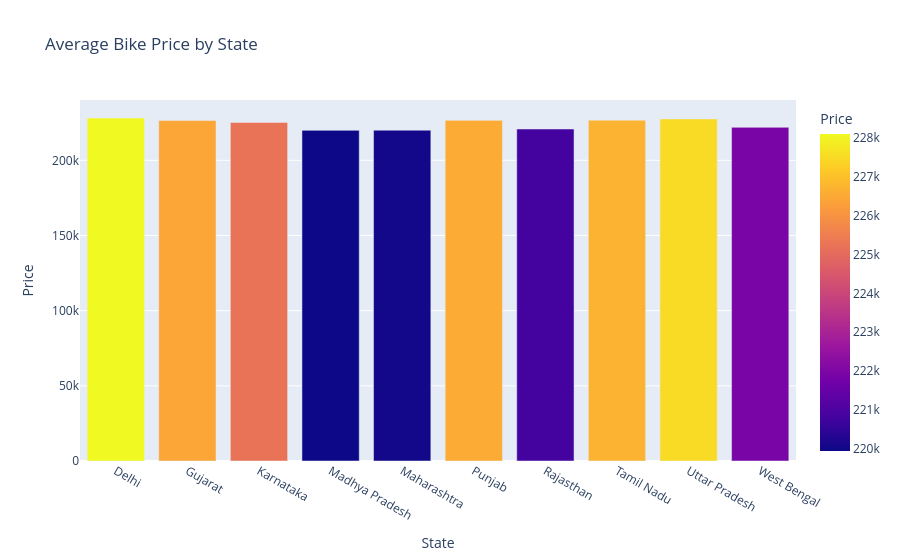

Notebook cell for this chart:
### Code cell
state_price = df.groupby('State', as_index=False)['Price'].mean()

fig = px.bar(
    state_price,
    x='State',
    y='Price',
    color='Price',
    title='Average Bike Price by State'
)

fig.show()

### Figure 1 — Plotly figure (JSON) as saved in the notebook; plotly's stock layout.template omitted (floating-point values rounded to 4 significant figures)
{"data": [{"hovertemplate": "State=%{x}<br>Price=%{marker.color}<extra></extra>", "legendgroup": "", "marker": {"color": [228100.0, 226400.0, 225200.0, 219900.0, 220000.0, 226600.0, 220800.0, 226700.0, 227500.0, 221900.0], "coloraxis": "coloraxis", "pattern": {"shape": ""}}, "name": "", "orientation": "v", "showlegend": false, "textposition": "auto", "type": "bar", "x": ["Delhi", "Gujarat", "Karnataka", "Madhya Pradesh", "Maharashtra", "Punjab", "Rajasthan", "Tamil Nadu", "Uttar Pradesh", "West Bengal"], "xaxis": "x", "y": [228100.0, 226400.0, 225200.0, 219900.0, 220000.0, 226600.0, 220800.0, 226700.0, 227500.0, 221900.0], "yaxis": "y"}], "layout": {"barmode": "relative", "coloraxis": {"colorbar": {"title": {"text": "Price"}}, "colorscale": [[0, "#0d0887"], [0.1111, "#46039f"], [0.2222, "#7201a8"], [0.3333, "#9c179e"], [0.4444, "#bd3786"], [0.5556, "#d8576b"], [0.6667, "#ed7953"], [0.7778, "#fb9f3a"], [0.8889, "#fdca26"], [1, "#f0f921"]]}, "legend": {"tracegroupgap": 0}, "title": {"text": "Average Bike Price by State"}, "xaxis": {"anchor": "y", "domain": [0, 1], "title": {"text": "State"}}, "yaxis": {"anchor": "x", "domain": [0, 1], "title": {"text": "Price"}}}}
